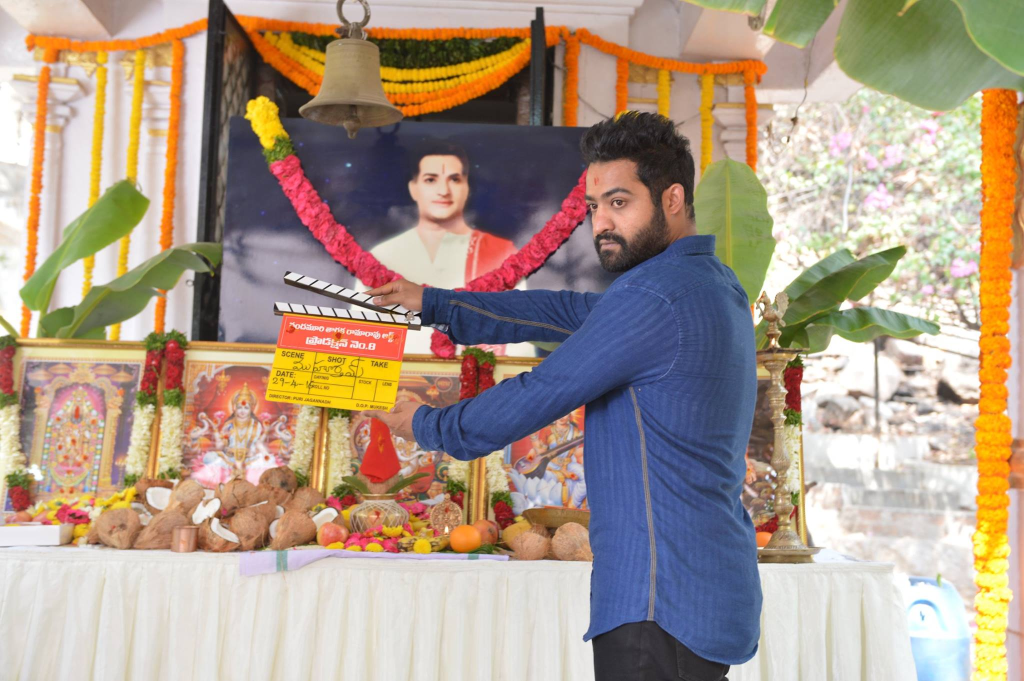
#> input picture 4.jpg, 2048 x 1362 px (shown at 1/2 size)
$ python skinDetect.py
#> lines starting #> are read from the running program, lines starting #| are printed output that depends on the picture; after the words box and inside, x2 and y2 are one past the last pixel; in counts of white or black regions, pixels touching at a corner belong together
import imutils
import numpy as np
import argparse
import cv2
face_cascade = cv2.CascadeClassifier('haarcascade_frontalface_default.xml')
lower = np.array([0, 48, 80], dtype = "uint8")
upper = np.array([20, 255, 255], dtype = "uint8")
frame=cv2.imread("4.jpg")
#> frame is the input picture: shape (1362, 2048, 3); mean B, G, R 137.1, 153.7, 172
converted = cv2.cvtColor(frame, cv2.COLOR_BGR2HSV)
#> converted: shape (1362, 2048, 3); mean H, S, V 51.7, 81.2, 182.6
skinMask = cv2.inRange(converted, lower, upper)
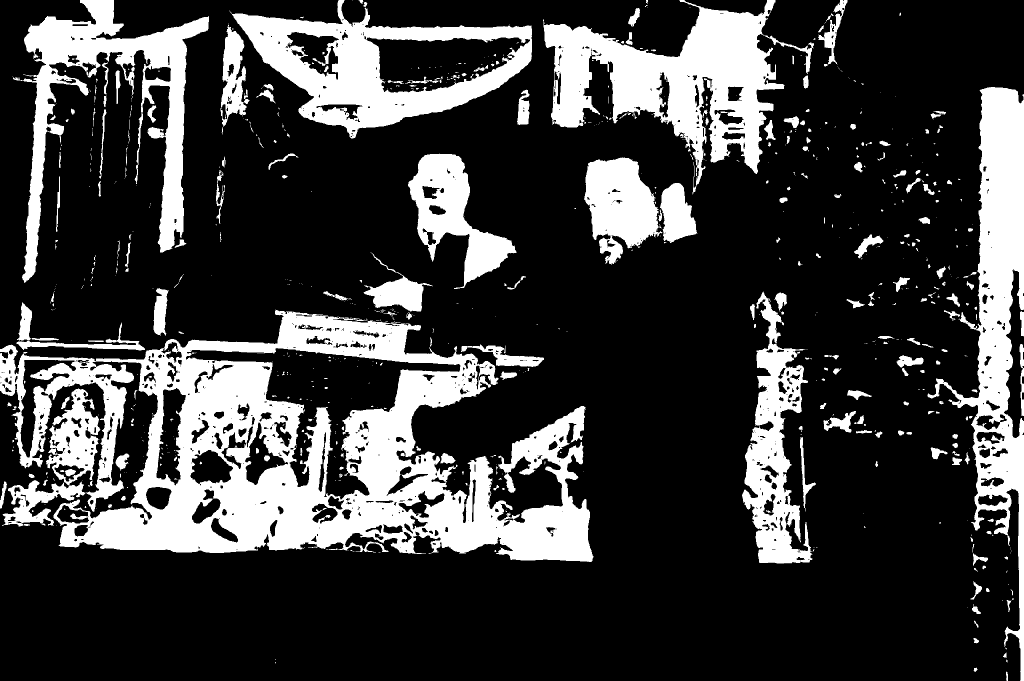
#> skinMask: shape (1362, 2048) (shown at 1/2 size); 23.8% white; 814 white regions (563 under 20 px), largest, box (x1, y1, x2, y2) and area: (0, 619, 1187, 1124) 253880, (1086, 0, 1628, 389) 76971, (1855, 174, 2048, 1362) 69213
kernel = cv2.getStructuringElement(cv2.MORPH_ELLIPSE, (11, 11))
skinMask = cv2.erode(skinMask, kernel, iterations = 2)
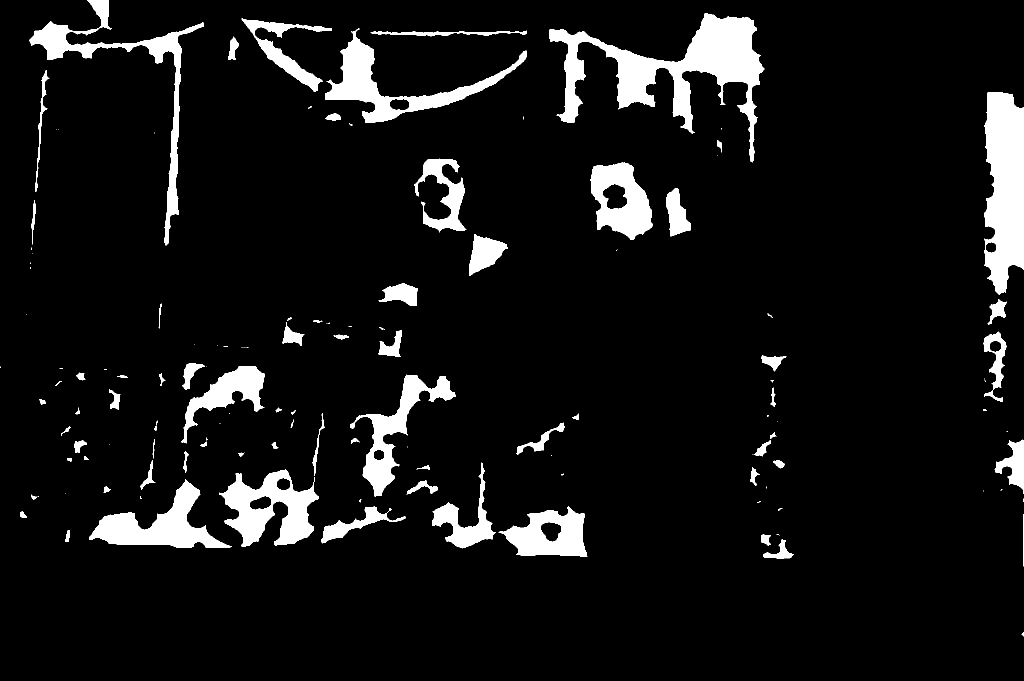
#> skinMask: shape (1362, 2048) (shown at 1/2 size); 7.7% white; 135 white regions (59 under 20 px), largest, box (x1, y1, x2, y2) and area: (1099, 27, 1529, 325) 36431, (1968, 184, 2048, 590) 25744, (650, 56, 1053, 246) 15797
skinMask = cv2.dilate(skinMask, kernel, iterations = 2)
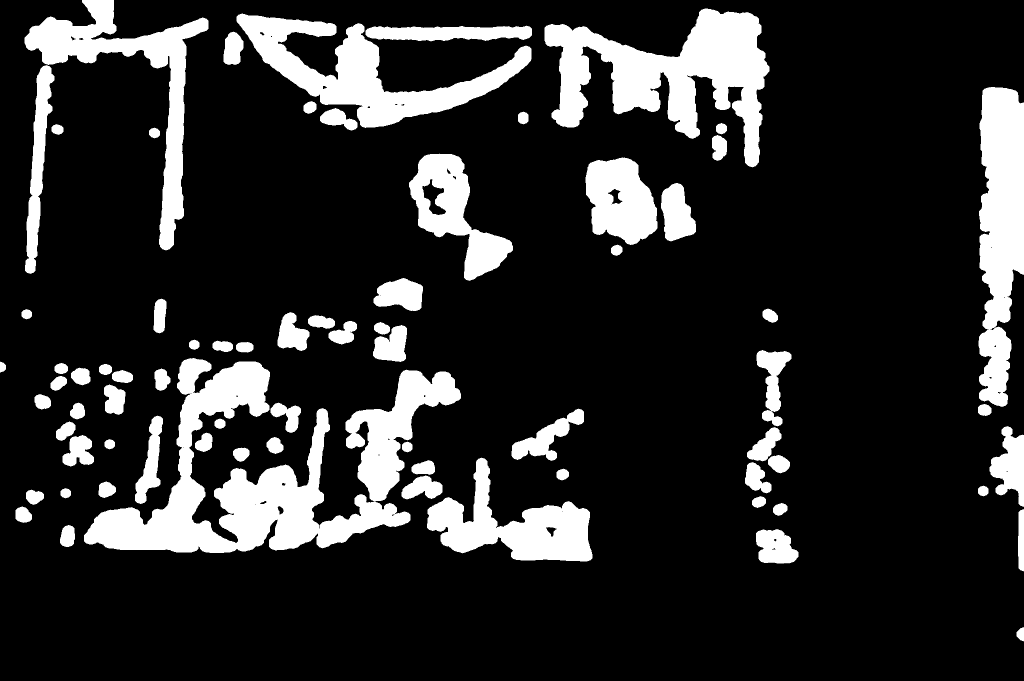
#> skinMask: shape (1362, 2048) (shown at 1/2 size); 16.8% white; 73 white regions, largest, box (x1, y1, x2, y2) and area: (168, 716, 922, 1106) 104861, (1089, 17, 1539, 335) 61603, (1957, 174, 2048, 814) 43710
skinMask = cv2.GaussianBlur(skinMask, (3, 3), 0)
skin = cv2.bitwise_and(frame, frame, mask = skinMask)
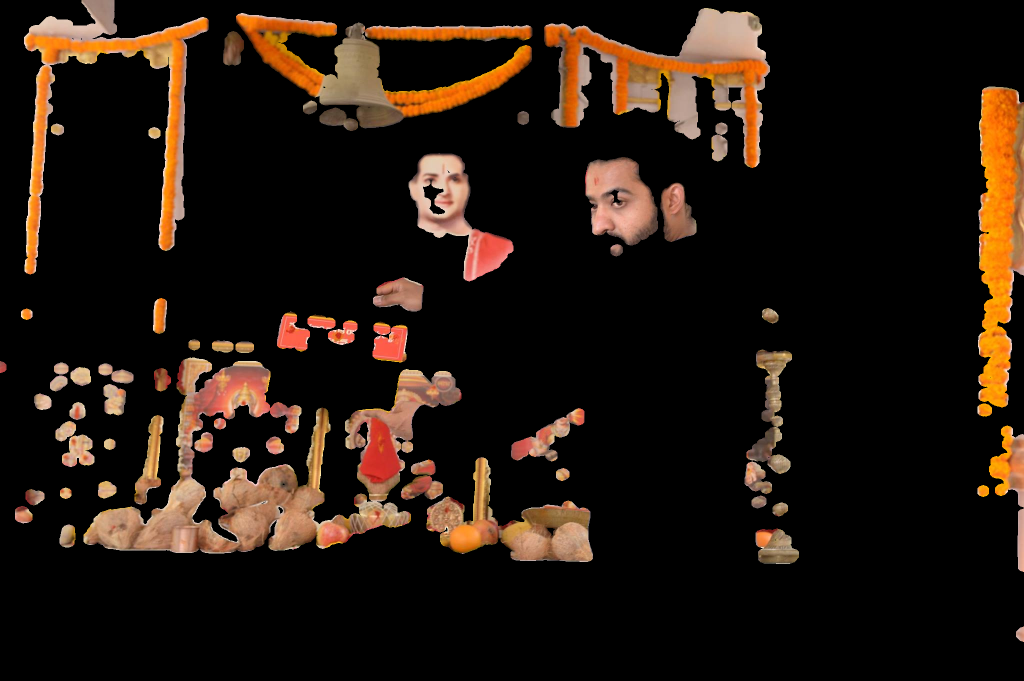
#> skin: shape (1362, 2048, 3) (shown at 1/2 size); mean B, G, R 14.6, 23.3, 35.3
gray=cv2.cvtColor(skin, cv2.COLOR_BGR2GRAY)
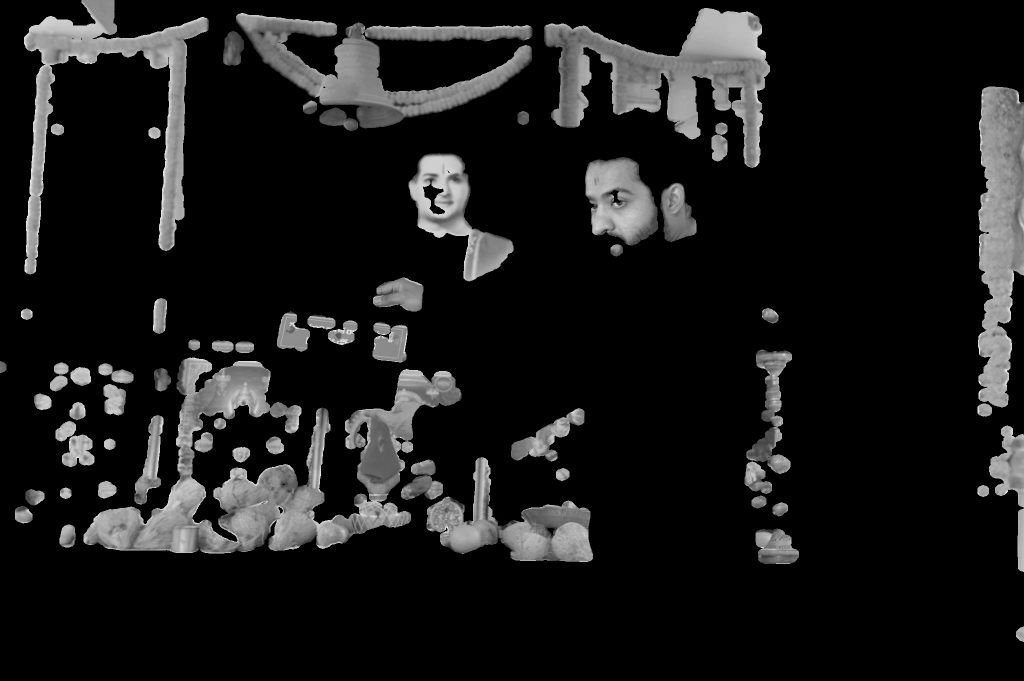
#> gray: shape (1362, 2048) (shown at 1/2 size); min 0, max 252, mean 25.9
faces = face_cascade.detectMultiScale(gray, 1.3, 5)
#> faces = ()
for (x,y,w,h) in faces:
    img = cv2.rectangle(skin,(x,y),(x+w,y+h),(255,0,0),2)
    roi_gray = gray[y:y+h, x:x+w]
    roi_color = skin[y:y+h, x:x+w]
#> this loop made 0 passes
cv2.namedWindow('images',cv2.WINDOW_NORMAL)
cv2.resizeWindow('images',1200,1000)
cv2.imshow("images",np.hstack([frame,skin]))
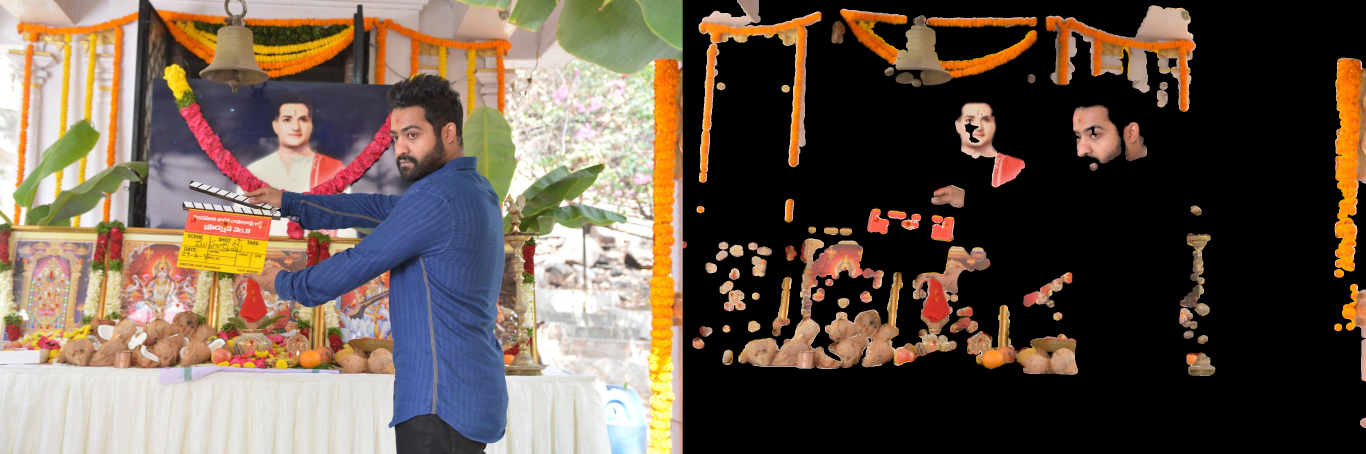
#> window 'images': shape (1362, 4096, 3) (shown at 1/3 size); mean B, G, R 75.8, 88.5, 103.6
cv2.waitKey(0)
cv2.destroyAllWindows()
